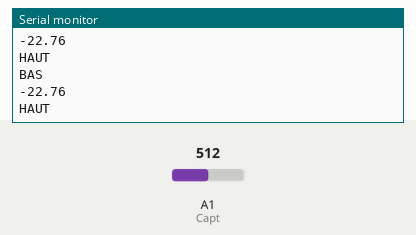
Recording of a sketch running on a simulated Arduino Uno, built with avr-gcc and run on an emulated ATmega328P. Parts: the last lines printed to the serial monitor. Inputs (shaded band) come from the test bench; at power-on: A1 (Capt) = 512.

Above: at 6.8 s.
6.9 s: A1 (Capt) set to 716
At 9.3 s:
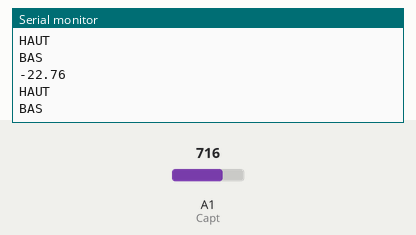
13.6 s: A1 (Capt) set to 900
At 16.3 s:
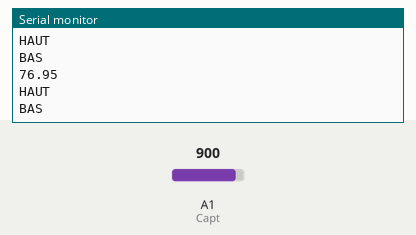
Timing chart, 0 to 17.8 s (numbered marks = the images above; inputs shaded):
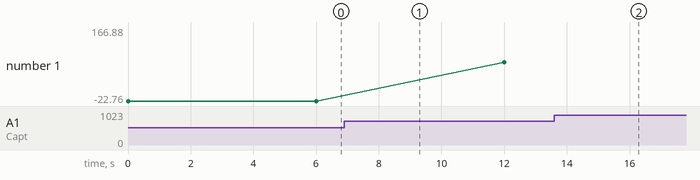

The sketch:

PID_test_temperature.ino
```cpp
const int Capt = A1;
float temperature = 0;

void setup() {
  // put your setup code here, to run once:
     Serial.begin(9600);

}

void loop() {
  // put your main code here, to run repeatedly:
  temperature = analogRead(Capt);
  temperature = temperature * (5 / 1023.0 * 100.0) - 273;

  //Serial.println(analogRead(Capt));
  Serial.println(temperature);


  digitalWrite(3, HIGH);
  Serial.println("HAUT");
  delay(3000);
  digitalWrite(3, LOW);
  Serial.println("BAS");
  delay(3000);
}
```

Measured:
- plotted number 1: -22.76 → 76.95 after the input at 6.9 s, 76.95 → 166.88 after the input at 13.6 s
